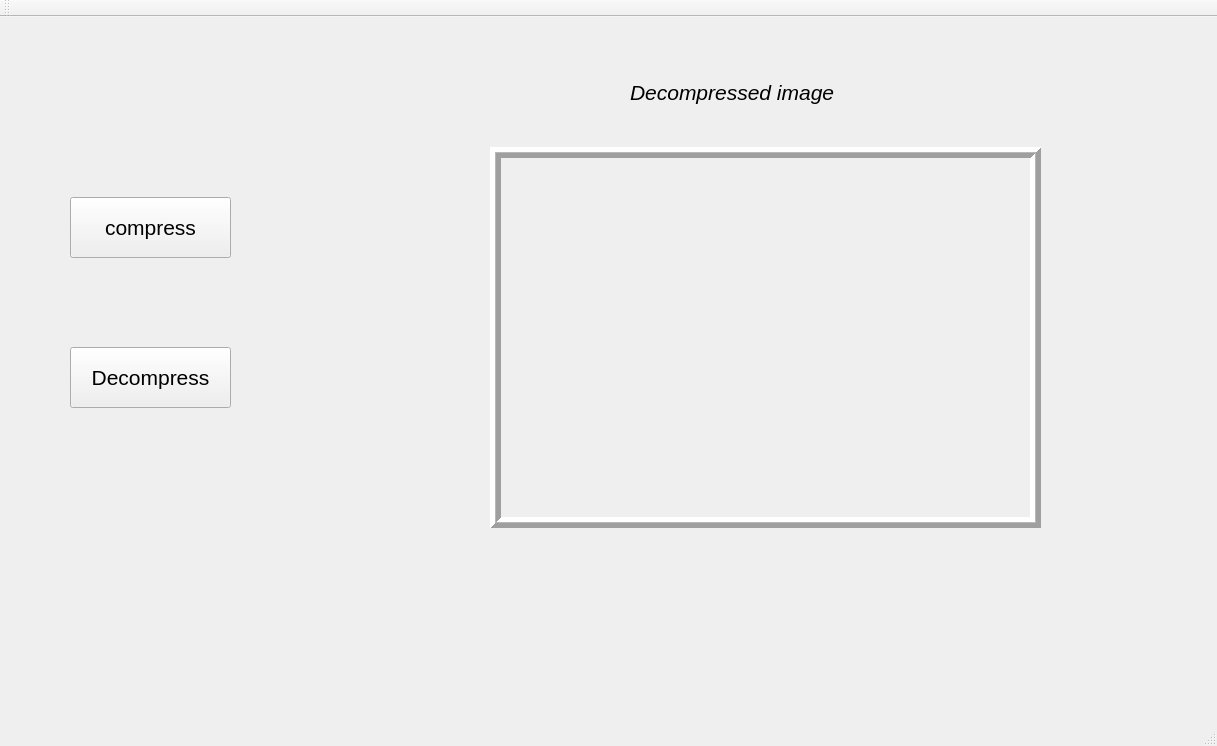
<?xml version="1.0" encoding="UTF-8"?>
<ui version="4.0">
 <class>MainWindow</class>
 <widget class="QMainWindow" name="MainWindow">
  <property name="geometry">
   <rect>
    <x>0</x>
    <y>0</y>
    <width>1217</width>
    <height>746</height>
   </rect>
  </property>
  <property name="windowTitle">
   <string>MainWindow</string>
  </property>
  <widget class="QWidget" name="centralWidget">
   <widget class="QPushButton" name="pushButton">
    <property name="geometry">
     <rect>
      <x>70</x>
      <y>180</y>
      <width>161</width>
      <height>61</height>
     </rect>
    </property>
    <property name="font">
     <font>
      <pointsize>16</pointsize>
     </font>
    </property>
    <property name="text">
     <string>compress</string>
    </property>
   </widget>
   <widget class="QLabel" name="label">
    <property name="geometry">
     <rect>
      <x>490</x>
      <y>130</y>
      <width>551</width>
      <height>381</height>
     </rect>
    </property>
    <property name="frameShape">
     <enum>QFrame::Box</enum>
    </property>
    <property name="frameShadow">
     <enum>QFrame::Raised</enum>
    </property>
    <property name="lineWidth">
     <number>5</number>
    </property>
    <property name="midLineWidth">
     <number>1</number>
    </property>
    <property name="text">
     <string/>
    </property>
    <property name="scaledContents">
     <bool>true</bool>
    </property>
   </widget>
   <widget class="QPushButton" name="pushButton_2">
    <property name="geometry">
     <rect>
      <x>70</x>
      <y>330</y>
      <width>161</width>
      <height>61</height>
     </rect>
    </property>
    <property name="font">
     <font>
      <pointsize>16</pointsize>
     </font>
    </property>
    <property name="text">
     <string>Decompress</string>
    </property>
   </widget>
   <widget class="QLabel" name="label_2">
    <property name="geometry">
     <rect>
      <x>630</x>
      <y>60</y>
      <width>311</width>
      <height>31</height>
     </rect>
    </property>
    <property name="font">
     <font>
      <pointsize>16</pointsize>
      <italic>true</italic>
     </font>
    </property>
    <property name="text">
     <string>Decompressed image</string>
    </property>
   </widget>
   <widget class="QLabel" name="label_3">
    <property name="geometry">
     <rect>
      <x>500</x>
      <y>560</y>
      <width>67</width>
      <height>17</height>
     </rect>
    </property>
    <property name="text">
     <string/>
    </property>
   </widget>
   <widget class="QLabel" name="label_4">
    <property name="geometry">
     <rect>
      <x>660</x>
      <y>560</y>
      <width>67</width>
      <height>17</height>
     </rect>
    </property>
    <property name="text">
     <string/>
    </property>
   </widget>
   <widget class="QLabel" name="label_5">
    <property name="geometry">
     <rect>
      <x>836</x>
      <y>560</y>
      <width>191</width>
      <height>20</height>
     </rect>
    </property>
    <property name="text">
     <string/>
    </property>
   </widget>
   <widget class="QLabel" name="label_6">
    <property name="geometry">
     <rect>
      <x>550</x>
      <y>560</y>
      <width>151</width>
      <height>21</height>
     </rect>
    </property>
    <property name="text">
     <string/>
    </property>
   </widget>
   <widget class="QLabel" name="label_7">
    <property name="geometry">
     <rect>
      <x>820</x>
      <y>560</y>
      <width>161</width>
      <height>21</height>
     </rect>
    </property>
    <property name="text">
     <string/>
    </property>
   </widget>
  </widget>
  <widget class="QMenuBar" name="menuBar">
   <property name="geometry">
    <rect>
     <x>0</x>
     <y>0</y>
     <width>1217</width>
     <height>26</height>
    </rect>
   </property>
  </widget>
  <widget class="QToolBar" name="mainToolBar">
   <attribute name="toolBarArea">
    <enum>TopToolBarArea</enum>
   </attribute>
   <attribute name="toolBarBreak">
    <bool>false</bool>
   </attribute>
  </widget>
  <widget class="QStatusBar" name="statusBar"/>
 </widget>
 <layoutdefault spacing="6" margin="11"/>
 <resources/>
 <connections/>
</ui>
